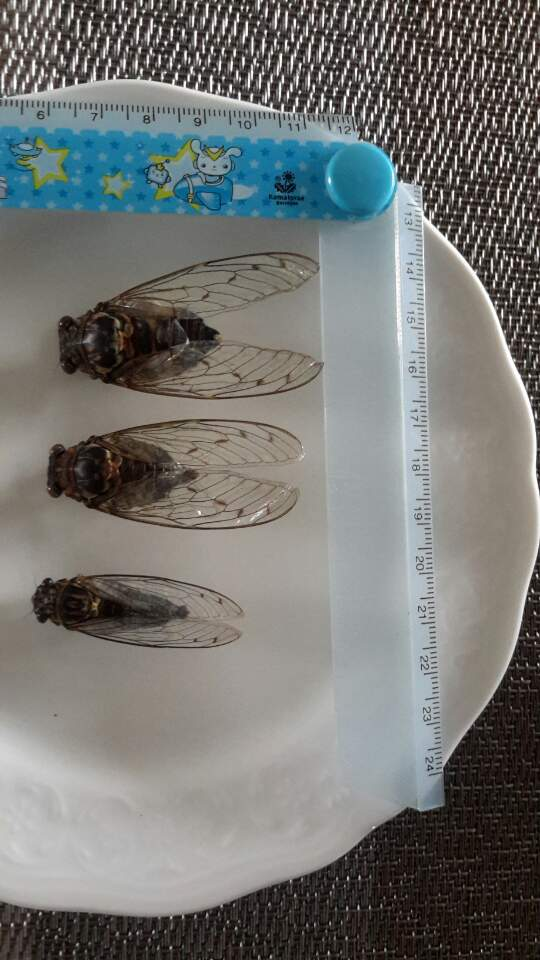
%> input picture Data/one.jpg, 540 x 960 px
$ octave --eval "result = extract('one.jpg');"   (GNU Octave 9; MATLAB toolbox functions it lacks are replaced by stand-ins)
%> lines starting %> are read from the running program, lines starting %| are printed output that depends on the picture; in (x1, y1, x2, y2) boxes, pixels count from 0 and x2, y2 are one past the last pixel; in counts of white or black regions, pixels touching at a corner belong together; the program's own positions count from 1
function [properties] = extract(img)
%> called with img = 'one.jpg'


%read image into workspace
imrawrgb = imread(img);
%> imrawrgb is the input picture: size 960x540x3 uint8; mean R, G, B 117.2, 118.1, 115.8
imraw = rgb2gray(imrawrgb);
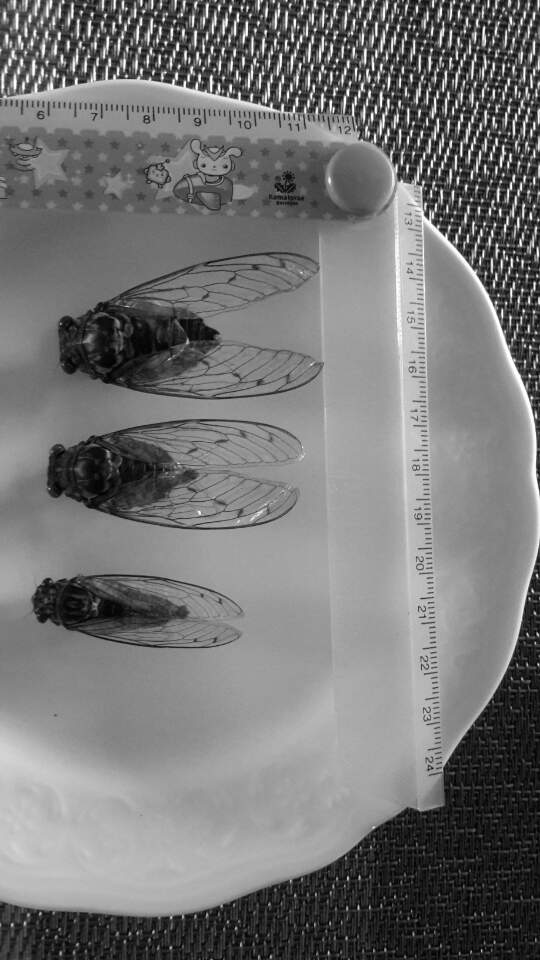
%> imraw: size 960x540 uint8; min 0, max 255, mean 117.6
%threshold
level = graythresh(imraw);
%> level = 0.396
%These are the only images from with insect face down
if strcmpi(img,'one.jpg') || strcmpi(img,'two.jpg') || strcmpi(img,'three.jpg')
    im = imbinarize(imraw, level -0.15);
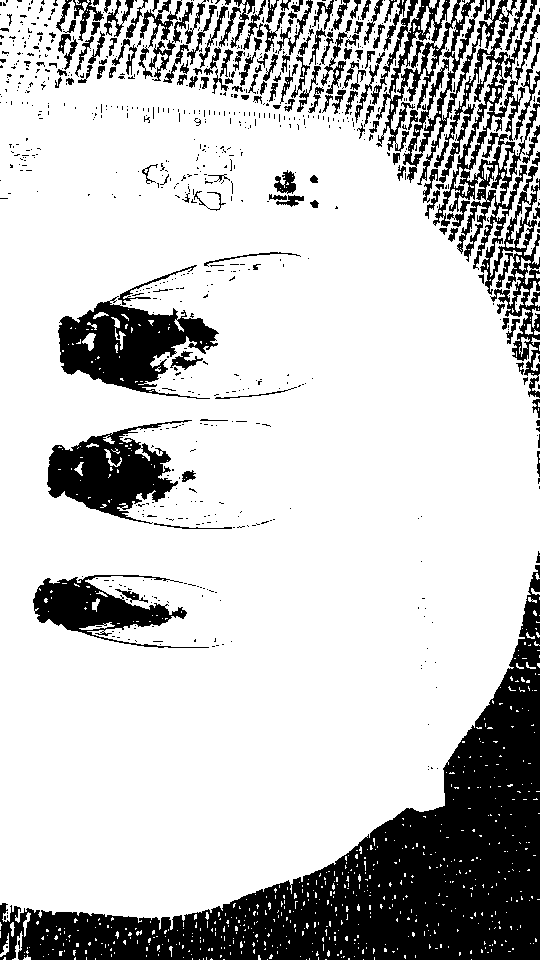
%> im: size 960x540 logical; 78.2% white; 816 black regions (658 under 20 px), largest, box (x1, y1, x2, y2) and area: (0, 565, 540, 960) 56724, (371, 0, 540, 398) 17097, (58, 296, 219, 399) 8219
else
    im = imbinarize(imraw, level);
end


im = imcomplement(im);

%filter by area
im = bwareafilt(im, [3000 20000]);
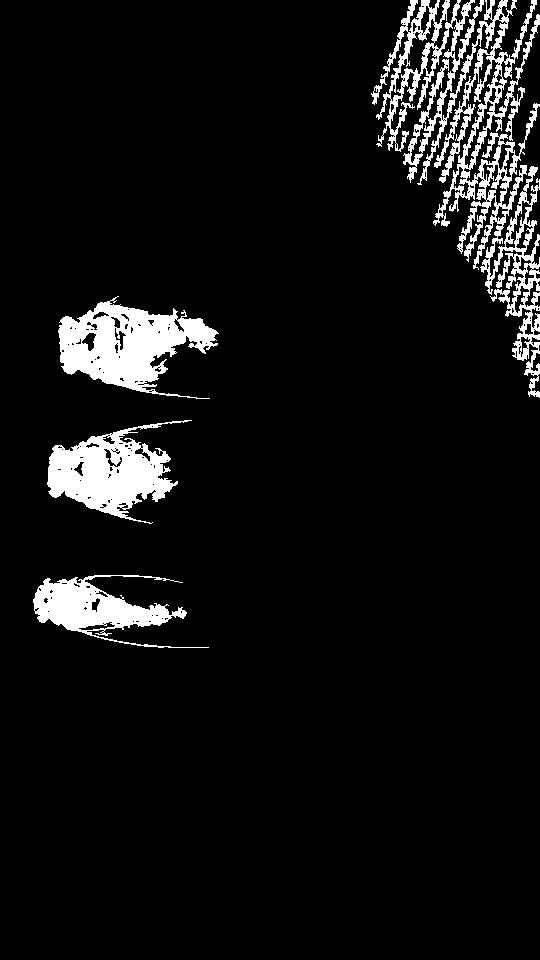
%> im: size 960x540 logical; 7.2% white; 4 white regions, box (x1, y1, x2, y2) and area: (371, 0, 540, 398) 17097, (58, 296, 219, 399) 8219, (47, 420, 192, 524) 6981, (33, 575, 209, 648) 4826

% Remove portions of the image that touch an outside edge.
im = imclearborder(im);
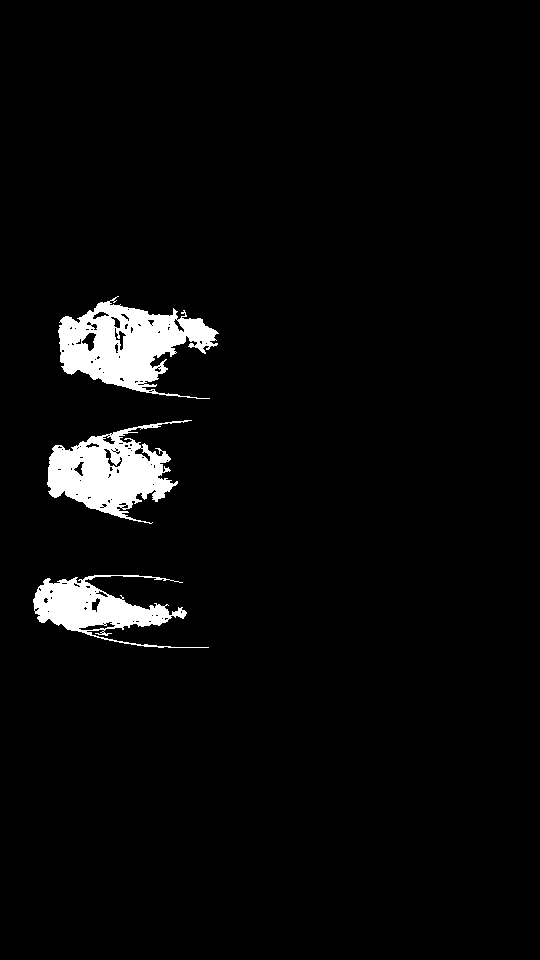
%> im: size 960x540 logical; 3.9% white; 3 white regions, box (x1, y1, x2, y2) and area: (58, 296, 219, 399) 8219, (47, 420, 192, 524) 6981, (33, 575, 209, 648) 4826

% Fill holes in regions.
im = imfill(im, 'holes');
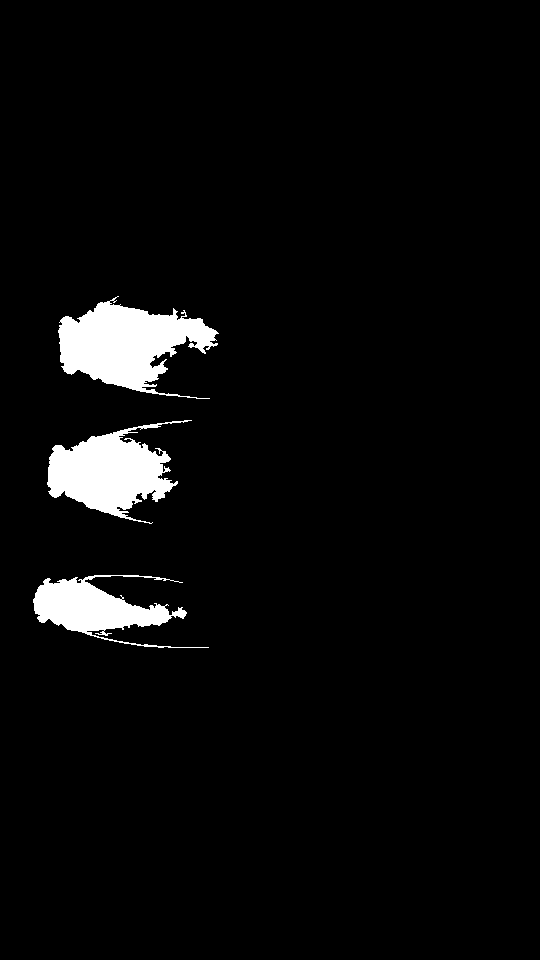
%> im: size 960x540 logical; 4.1% white; 3 white regions, box (x1, y1, x2, y2) and area: (58, 296, 219, 399) 8800, (47, 420, 192, 524) 7413, (33, 575, 209, 648) 5112

imshow(im)

% Get properties.
properties = regionprops(im, {'MajorAxisLength', 'MinorAxisLength', 'Area'});
%> properties = 3 regions; Area, MajorAxisLength and MinorAxisLength: 8800 152.3 84.06, 7413 127 81.66, 5112 151.8 56.71
properties = cell2mat(struct2cell(properties));
%> properties = [5112 7413 8800; 151.8 127 152.3; 56.71 81.66 84.06]
%> `result = extract('one.jpg');`: result has the same summary as properties in extract
end
